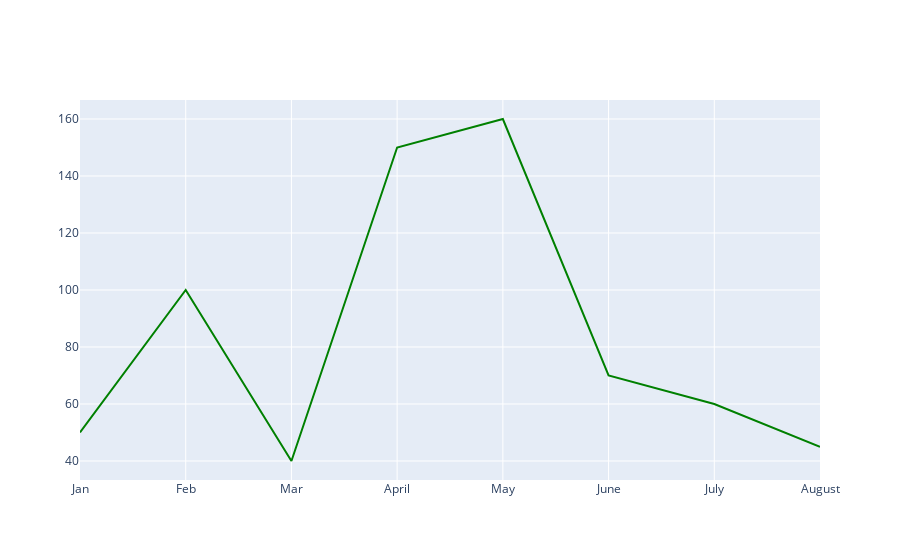

The code cell stored with this chart in its notebook:
### Code cell
#Next we will create a line plot by using the add_trace function and use the go.scatter() function within it
# In go.Scatter we define the x-axis data,y-axis data and define the mode as lines with color of the marker as green
fig.add_trace(go.Scatter(x=months_array, y=numberofbicyclessold_array, mode='lines', marker=dict(color='green')))

### Figure 1 — Plotly figure (JSON) as saved in the notebook; plotly's stock layout.template omitted (floating-point values rounded to 4 significant figures)
{"data": [{"marker": {"color": "green"}, "mode": "lines", "type": "scatter", "x": ["Jan", "Feb", "Mar", "April", "May", "June", "July", "August"], "y": [50, 100, 40, 150, 160, 70, 60, 45]}], "layout": {}}
